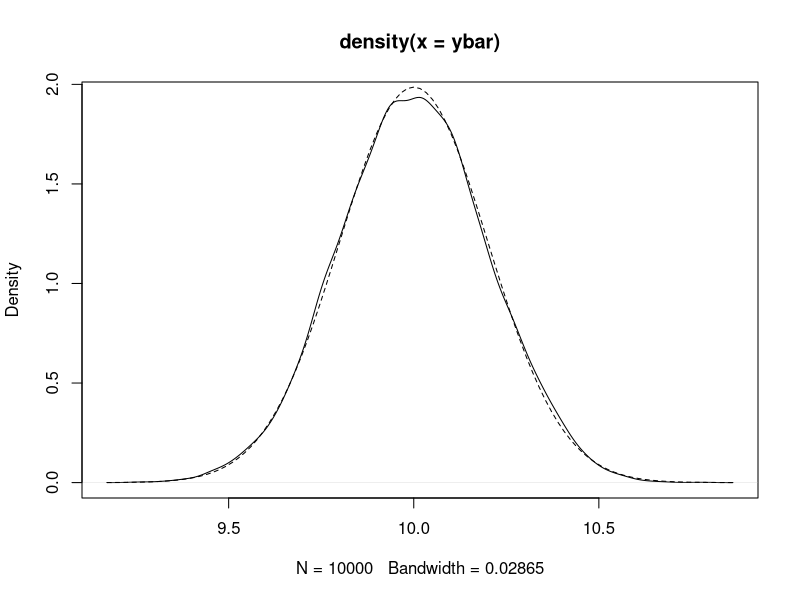
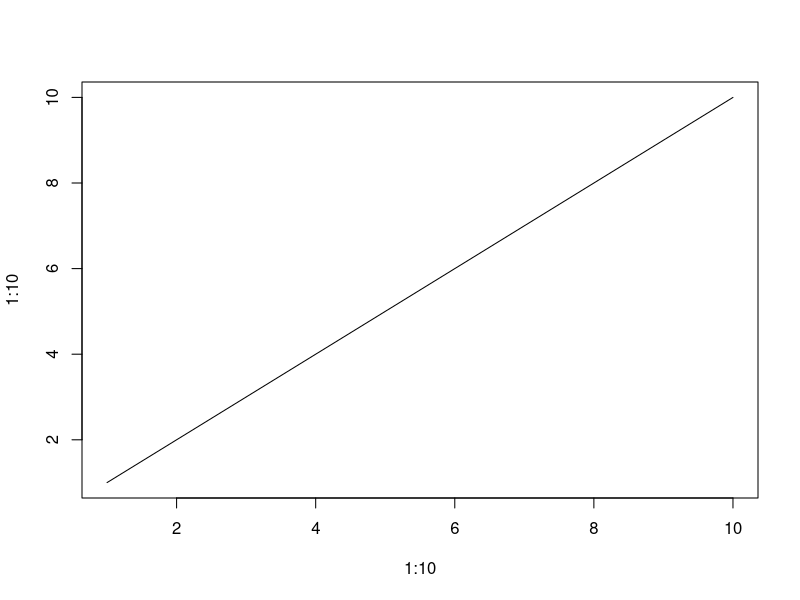
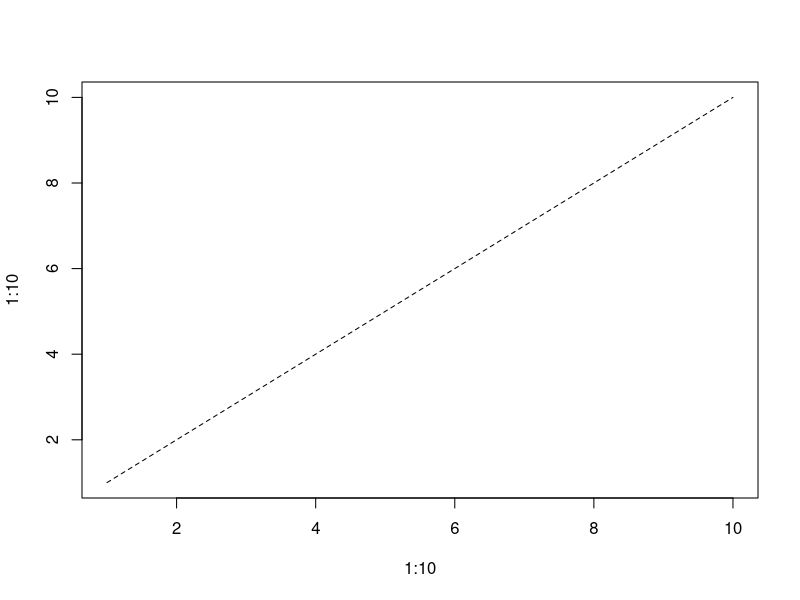
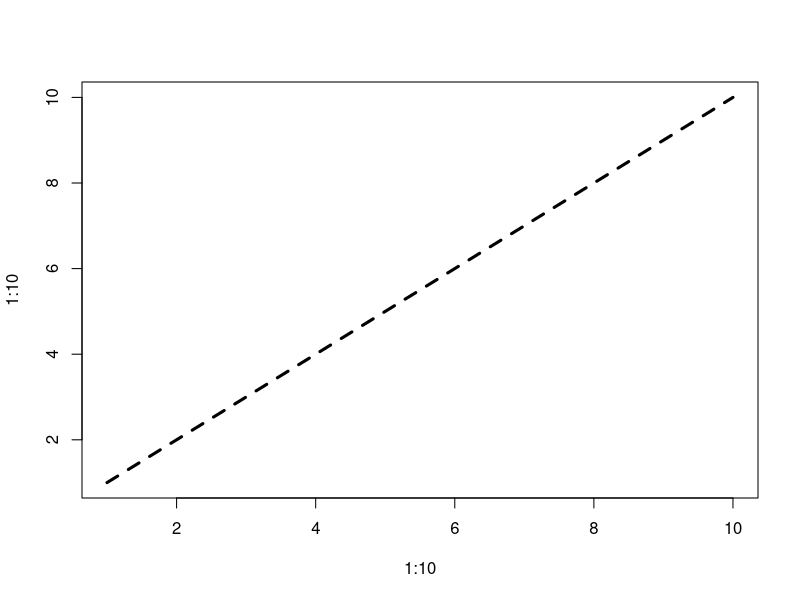
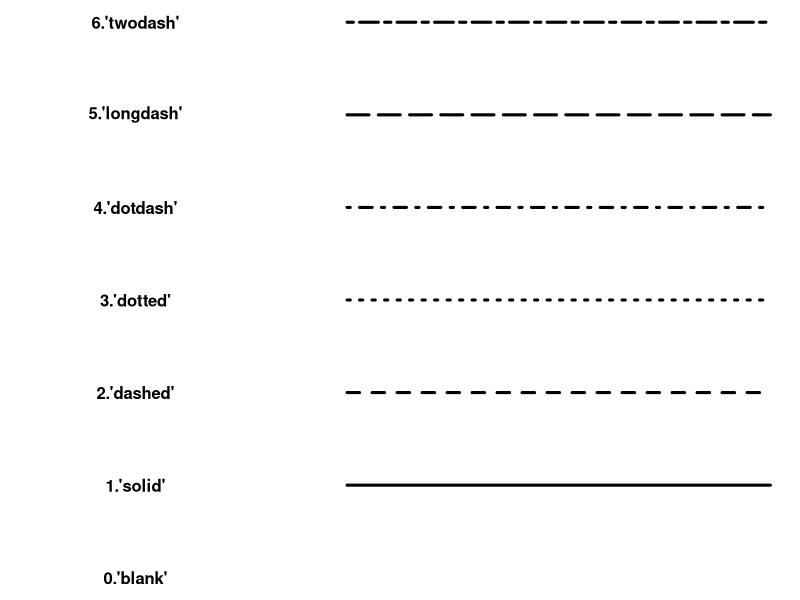
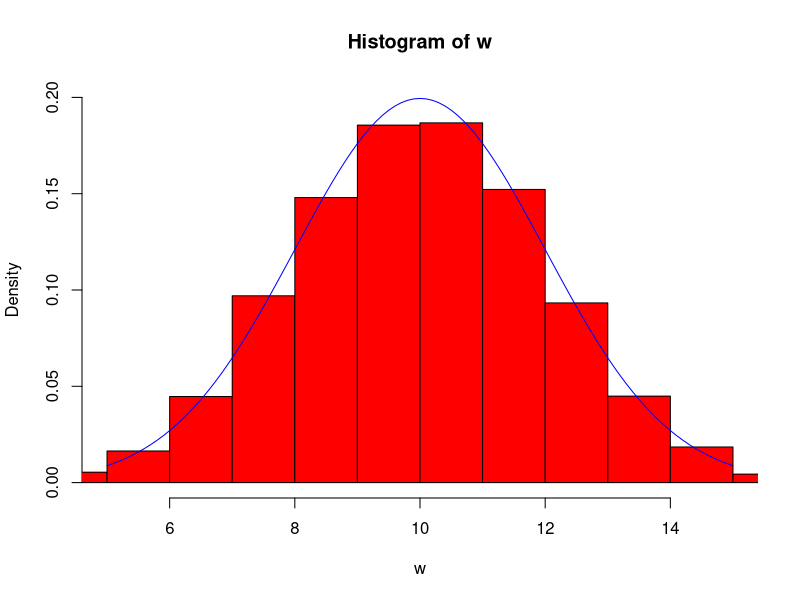
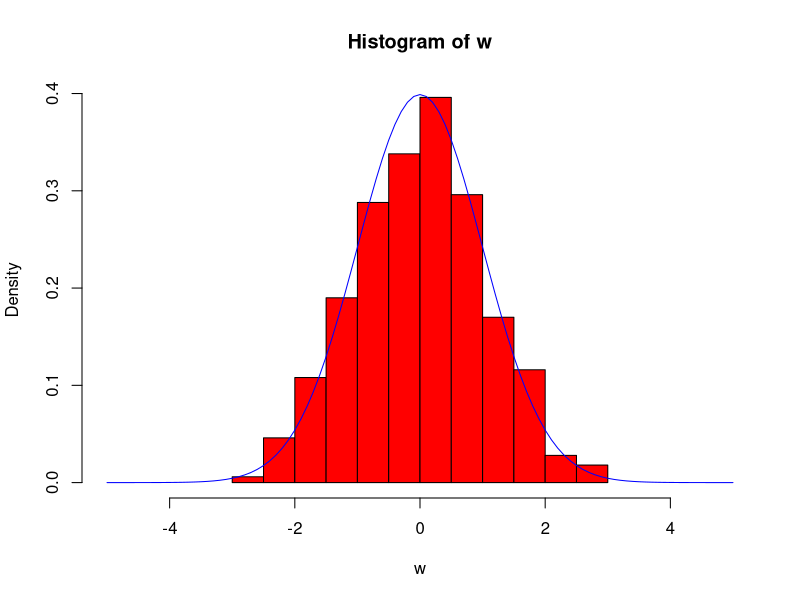

These figures' R source, in order:
## ---- chunk 1
knitr::opts_chunk$set(echo = TRUE)
## ---- chunk 2
# set the random seed
set.seed(123456)

#initialize ybar to a vector of length r=10000 for storing results
ybar <- numeric(10000)

# repeat 10000 times
for (j in 1:10000) {
  # Draw a sample and store the sample mean in ybar
  sample <- rnorm(100, 10, 2)
  ybar[j] <- mean(sample)
}

# the first 20 of 10000 estimates
ybar[1:20]

# simulated mean
mean(ybar)

# simulated variance
var(ybar)

# simulated density
plot(density(ybar))
curve( dnorm(x, 10, sqrt(var(ybar))), add = TRUE, lty = 2)
## ---- chunk 3
# Solid line (by default)
plot(1:10, 1:10, type="l")
# Use dashed line type
plot(1:10, 1:10, type="l", lty=2)
# Change line width
plot(1:10, 1:10, type="l", lty=2, lwd=3)
## ---- chunk 4
#Line types
#++++++++++++++++++++++++++++++++++++++++++++
generateRLineTypes<-function(){
  oldPar<-par()
  par(font=2, mar=c(0,0,0,0))
  plot(1, pch="", ylim=c(0,6), xlim=c(0,0.7),  axes=FALSE,xlab="", ylab="")
  for(i in 0:6) lines(c(0.3,0.7), c(i,i), lty=i, lwd=3)
  text(rep(0.1,6), 0:6, labels=c("0.'blank'", "1.'solid'", "2.'dashed'", "3.'dotted'",
                                 "4.'dotdash'", "5.'longdash'", "6.'twodash'"))
  par(mar=oldPar$mar,font=oldPar$font )
}
generateRLineTypes()
## ---- chunk 5
# other than the "unit Normal"
w<-rnorm(10000, mean=10, sd=2) 
hist(w, col="red", freq=F, xlim=10+c(-5,5), ylim = c(0,0.2))
curve( dnorm(x, mean=10,sd=2), 5, 15, add=T, col="blue")
## ---- chunk 6
# unit normal
w<-rnorm(1000) 
hist(w,col="red",freq=F,xlim=c(-5,5))
curve(dnorm,-5,5,add=T,col="blue")
